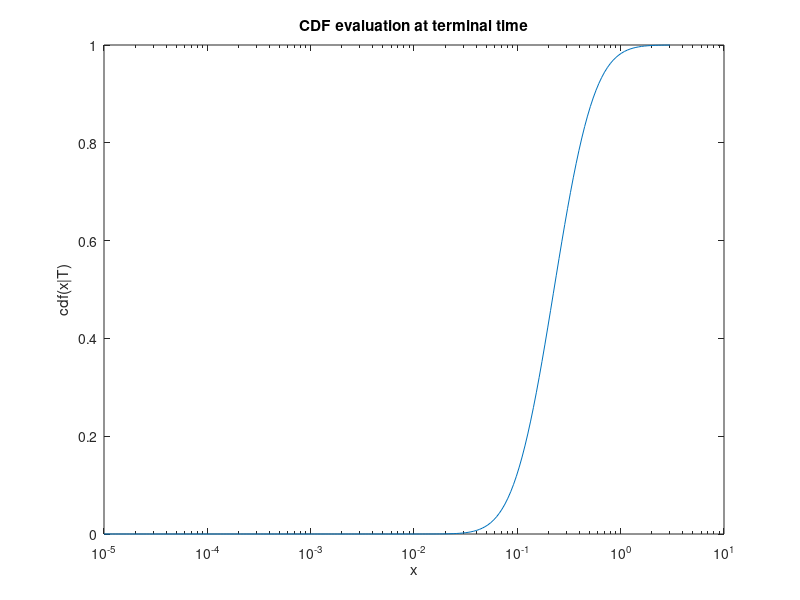
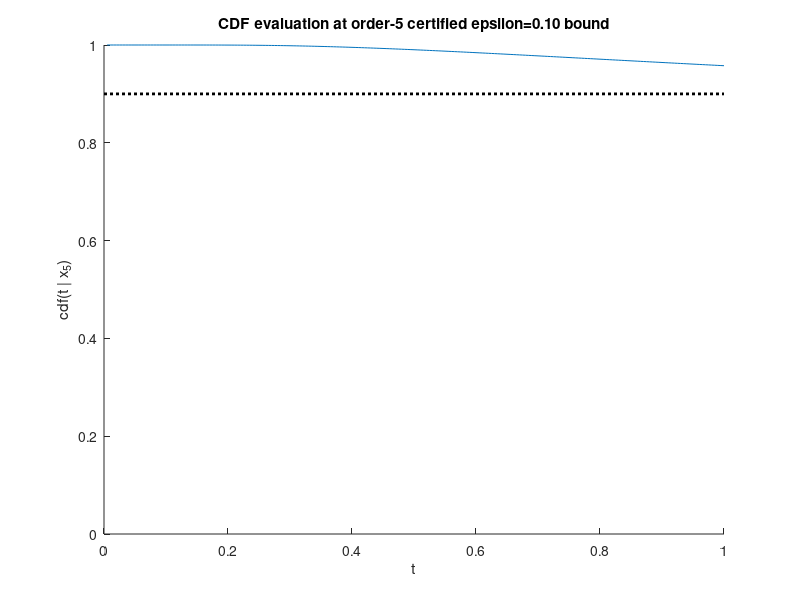

The MATLAB source for these figures, in order:
b = -0.1;
sigma = sqrt(2)/2;

x0 = 0.25;
T = 1;
% T = 5;

% t = linspace(0, T, Nt+1);
%the distribution at time 0 is a dirac-delta
% t = t(2:end);

Nx = 200;
Xmax = 3;

%% CDF in Space
% x=linspace(0, Xmax, Nx);
x = logspace(-5, log10(Xmax), Nx);

%fokker planck equation from https://www.mdpi.com/1099-4300/22/12/1432/htm
pcdf = @(x) logncdf(x/x0, b*T, sigma*sqrt(T));

figure(10)
semilogx(x, pcdf(x))
xlabel('x')
ylabel('cdf(x|T)')
title('CDF evaluation at terminal time')

%% CDF in Time
figure(11);
%compare the extracted bound from geometric_1d_sos.m vs the true cdf in teh
%time interval
epsilon = 0.1;

x_5_1 = 0.765525507142643;  %order 5, Xmax = 3, T = 1
x_5_5 = 1.088064660165312; %order 5, Xmax = 3, T = 5
x_5_all_5 = 1.111474751861115; %order 5, Xmax = inf, T=5

x_5_all_Tscale = 1.300065273747971;
% x_5_cant = 1.706856693288101; %cantelli bound
pcdf_5 = @(t) logncdf(x_5_1/x0, b*t, sigma*sqrt(t)); 
t = linspace(0, T, Nx+1);
t = t(2:end);

% pt = zeros(size(t));
pt = pcdf_5(t);
% for i = 1:Nx
% %     pt(i)
%     pt_curr = pcdf_5(t(i));
%     pt(i) = pt_curr;
% end

clf
hold on
plot(t, pt)
plot([0, T], (1-epsilon)*[1,1], 'k:', 'LineWidth', 2);
hold off
xlabel('t')
ylabel('cdf(t | x_5)')
title(sprintf('CDF evaluation at order-5 certified epsilon=%0.2f bound', epsilon)) 
ylim([0, 1])